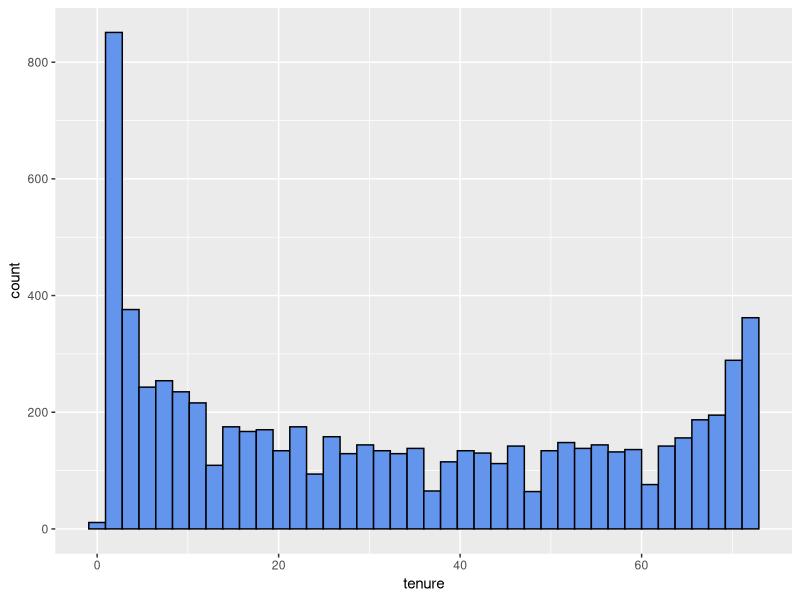
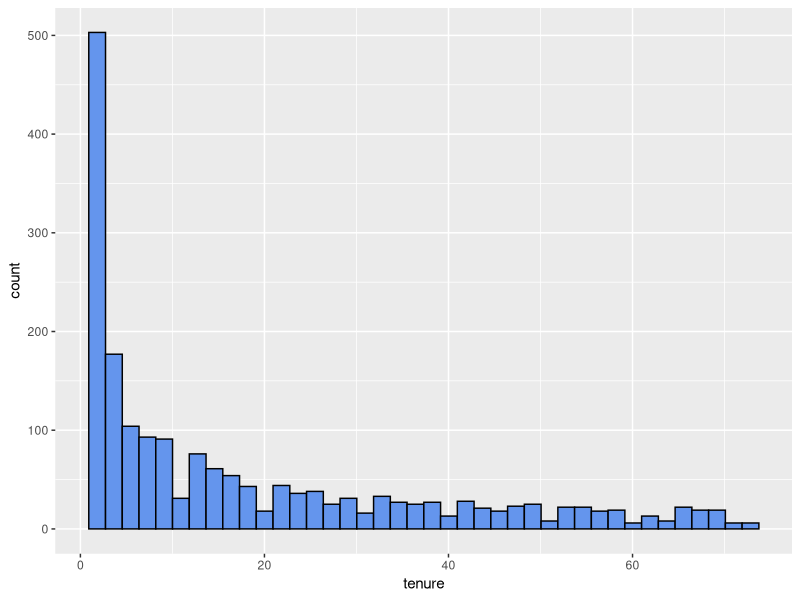
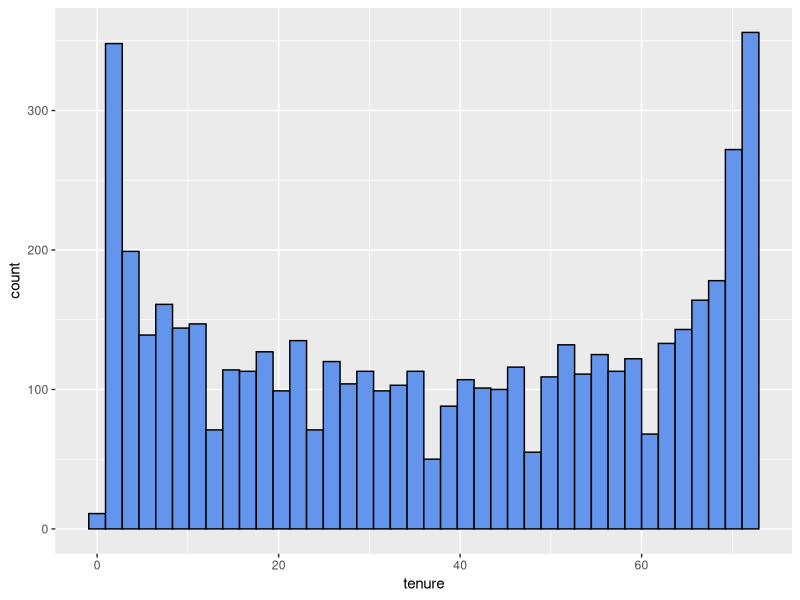
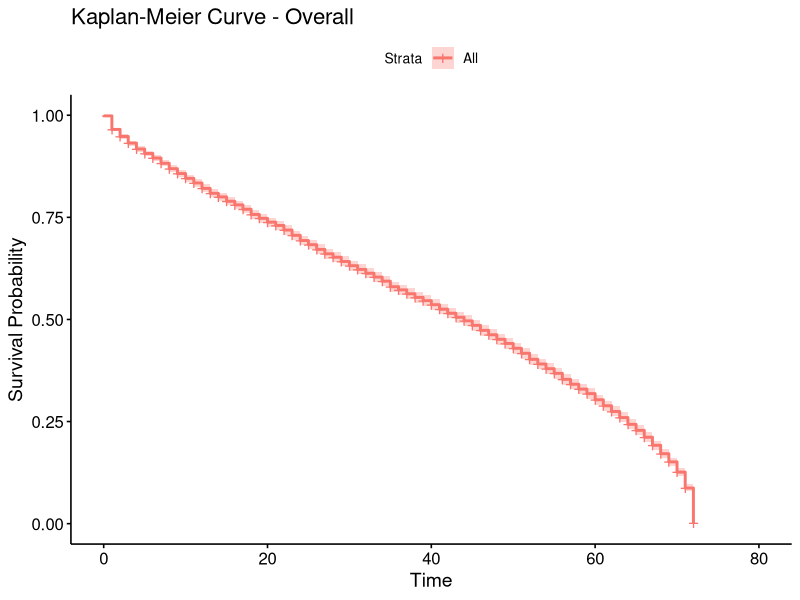
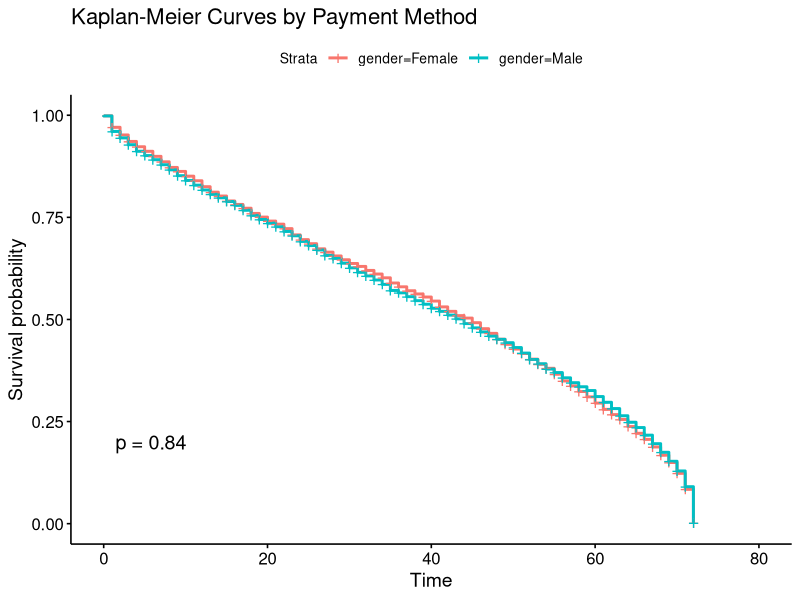
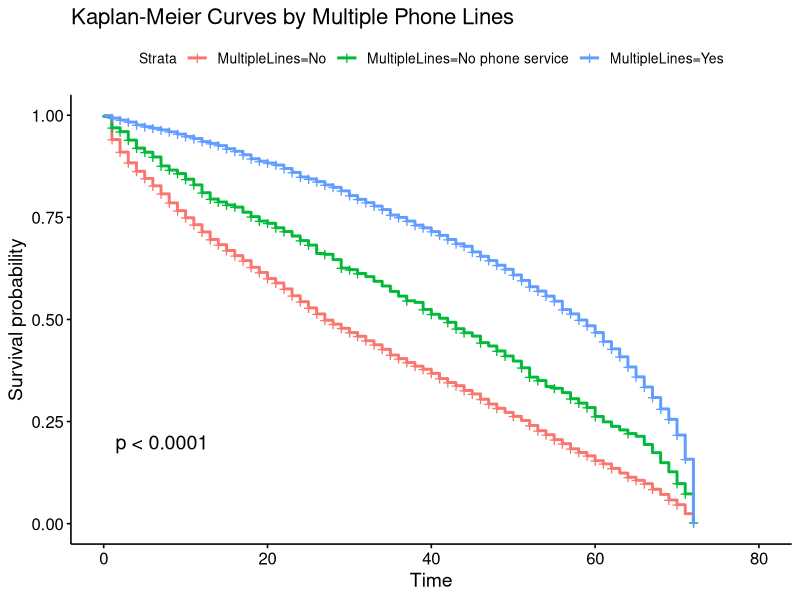
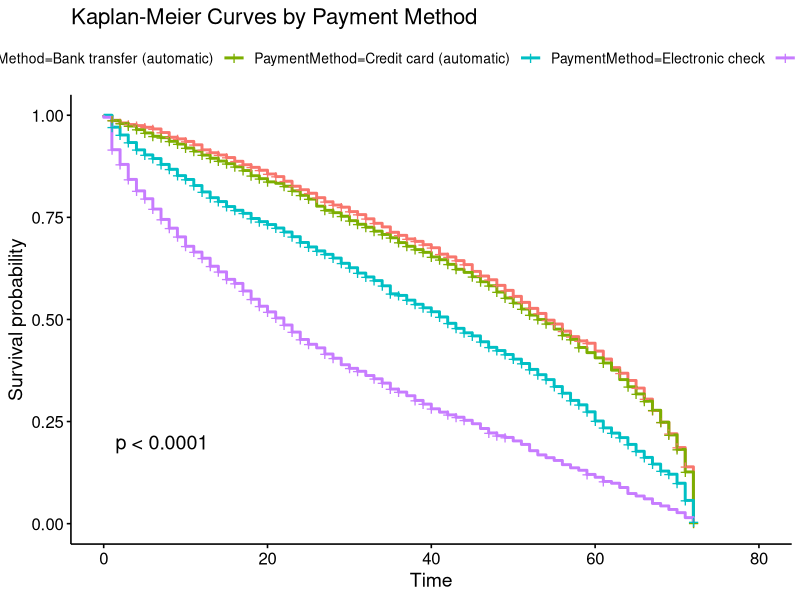

R code for these plots, in order:
## ---- chunk 1
#| label: library & data set up
#| include: false
#| message: false
#| warning: false

library(tidyverse)
library(here)
library(survival)
library(survminer)

tele <- read_csv(here("data", "Telco-Customer-Churn-Clean.csv"))
## ---- chunk 2
#| label: data exploration
#| include:  false

tele %>%
  ggplot(aes(x = tenure)) +
  geom_histogram(bins = 40, fill = "cornflowerblue", color = "black")
  

tele %>%
  filter(Churn == 0) %>%
  ggplot(aes(x = tenure)) +
  geom_histogram(bins = 40, fill = "cornflowerblue", color = "black")

tele %>%
  filter(Churn == 1) %>%
  ggplot(aes(x = tenure)) +
  geom_histogram(bins = 40, fill = "cornflowerblue", color = "black")
## ---- chunk 3
km_fit_all <- survfit(Surv(tenure, Churn) ~ 1, data = tele)

ggsurvplot(km_fit_all, 
           data = tele,
           xlab = "Time", 
           ylab = "Survival Probability",
           title = "Kaplan-Meier Curve - Overall")
## ---- chunk 4
km_fit_gender <- survfit(Surv(tenure, Churn) ~ gender, data = tele)

ggsurvplot(km_fit_gender, 
           data = tele,
           pval = TRUE,
           title = "Kaplan-Meier Curves by Payment Method")
## ---- chunk 5
#| include: false

# the log-rank test
survdiff(Surv(tenure, Churn) ~ gender, data = tele, rho = 0)

print(km_fit_gender, print.rmean = TRUE)
## ---- chunk 6
km_fit_lines <- survfit(Surv(tenure, Churn) ~ MultipleLines, data = tele)

ggsurvplot(km_fit_lines, 
           data = tele,
           pval = TRUE,
           title = "Kaplan-Meier Curves by Multiple Phone Lines")
## ---- chunk 7
#| include: false
### log-rank test
survdiff(Surv(tenure, Churn) ~ MultipleLines, data = tele, rho = 0)
print(km_fit_lines, print.rmean = TRUE)
## ---- chunk 8
km_fit_payment <- survfit(Surv(tenure, Churn) ~ PaymentMethod, data = tele)

ggsurvplot(km_fit_payment, 
           data = tele,
           pval = TRUE,
           title = "Kaplan-Meier Curves by Payment Method")
## ---- chunk 9
#| include: false
survdiff(Surv(tenure, Churn) ~ PaymentMethod, data = tele, rho = 0)

print(km_fit_payment, print.rmean = TRUE)
